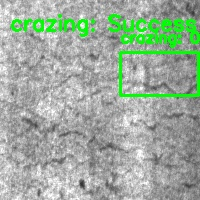
#> input picture thesis_current_crazing_5.jpg, 200 x 200 px, given as the content of the folder IMAGES, which was not available
$ python generate_test_scenarios.py
#> lines starting #> are read from the running program, lines starting #| are printed output that depends on the picture; pictures that were not available may be replaced by others from this repository, and a replacement may not be noted
# generate_test_scenarios.py
import cv2
import numpy as np
import random
from pathlib import Path

def create_test_scenarios(input_folder, output_folder):
    """Generate various test scenarios"""
#> called with input_folder = 'IMAGES/', output_folder = 'real_world_test/scenarios/'
    Path(output_folder).mkdir(parents=True, exist_ok=True)

    image_files = list(Path(input_folder).glob('*.jpg')) + \
                  list(Path(input_folder).glob('*.png'))

    for img_path in image_files[:10]:  # Process first 10 images
        image = cv2.imread(str(img_path))
#> image is the input picture: shape (200, 200, 3); mean B, G, R 157.1, 172.9, 157

        # 1. Original
        cv2.imwrite(f"{output_folder}/{img_path.stem}_original.jpg", image)

        # 2. Low Light
        low_light = (image * 0.3).astype(np.uint8)
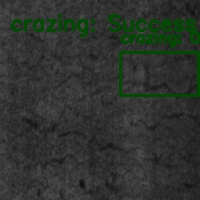
#> low_light: shape (200, 200, 3); mean B, G, R 46.7, 51.4, 46.6
        cv2.imwrite(f"{output_folder}/{img_path.stem}_low_light.jpg", low_light)

        # 3. High Contrast
        high_contrast = cv2.convertScaleAbs(image, alpha=1.5, beta=50)
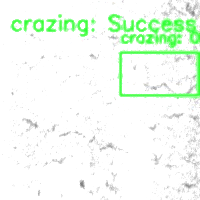
#> high_contrast: shape (200, 200, 3); mean B, G, R 241.1, 252.1, 241
        cv2.imwrite(f"{output_folder}/{img_path.stem}_high_contrast.jpg", high_contrast)

        # 4. Blurred (simulating motion blur)
        blurred = cv2.GaussianBlur(image, (15, 15), 0)
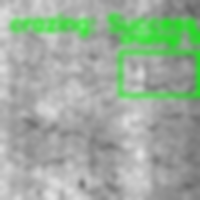
#> blurred: shape (200, 200, 3); mean B, G, R 157.1, 172.9, 157
        cv2.imwrite(f"{output_folder}/{img_path.stem}_blurred.jpg", blurred)

        # 5. Noisy
        noise = np.random.normal(0, 25, image.shape).astype(np.uint8)
        noisy = cv2.add(image, noise)
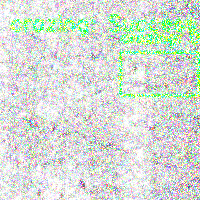
#> noisy: shape (200, 200, 3); mean B, G, R 213.9, 221.6, 214
        cv2.imwrite(f"{output_folder}/{img_path.stem}_noisy.jpg", noisy)

        # 6. Rotated
        (h, w) = image.shape[:2]
#> h = 200; w = 200
        center = (w // 2, h // 2)
#> center = (100, 100)
        angle = random.randint(-30, 30)
        M = cv2.getRotationMatrix2D(center, angle, 1.0)
        rotated = cv2.warpAffine(image, M, (w, h))
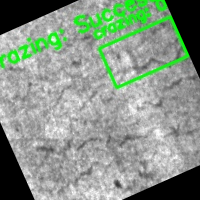
#> rotated: shape (200, 200, 3); mean B, G, R 135.4, 149.7, 135.3
        cv2.imwrite(f"{output_folder}/{img_path.stem}_rotated.jpg", rotated)

        print(f"Generated test scenarios for {img_path.name}")

if __name__ == "__main__":
    # Update these paths
    create_test_scenarios("IMAGES/", "real_world_test/scenarios/")
